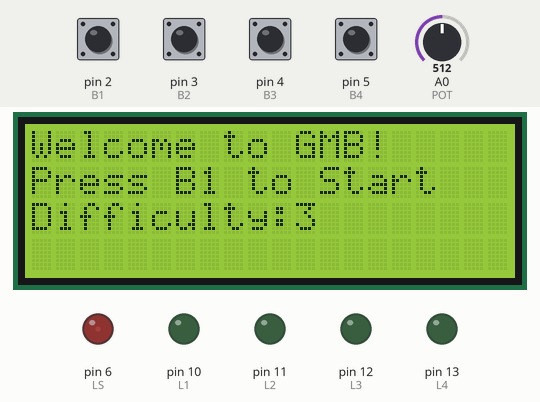
Simulated run of this sketch. Board: Arduino Uno, built with avr-gcc and run on an emulated ATmega328P. Parts: 20×4 character LCD, output pins drawn as LEDs (lit = HIGH). The inputs (shaded band) are chosen by the test bench; at power-on: pin 2 (B1), pin 3 (B2), pin 4 (B3), pin 5 (B4) LOW, A0 (POT) = 512. Random numbers use the default seed unless the sketch sets one; what the sketch prints to the serial monitor is not drawn.

Above: at 1.07 s.
1.3 s: pin 2 (B1) driven HIGH
At 2.1 s:
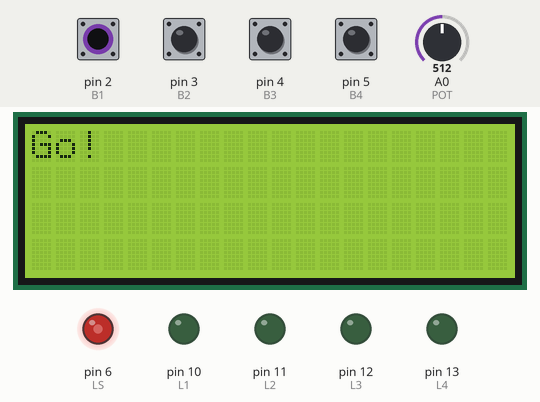
4.1 s: pin 3 (B2) driven HIGH
At 4.36 s:
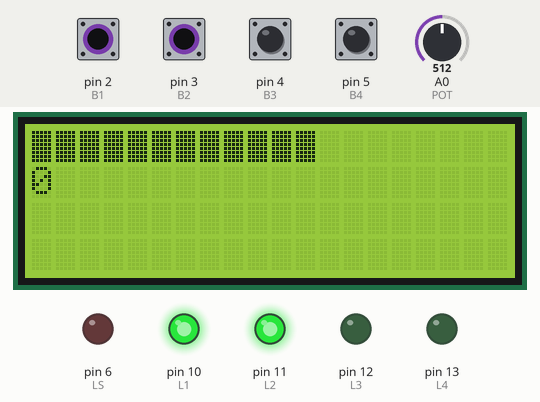
6.6 s: pin 4 (B3) driven HIGH
At 9.4 s:
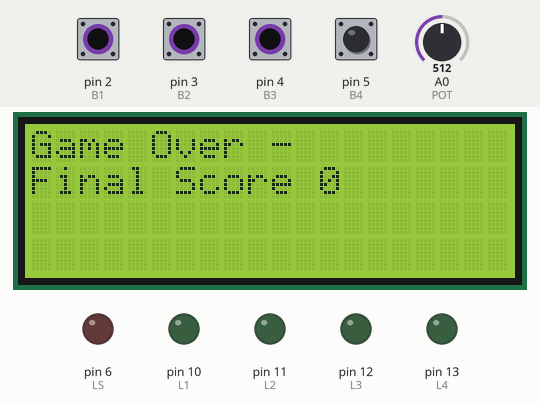
Timing chart, 0 to 10.9 s (numbered marks = the images above; inputs shaded):
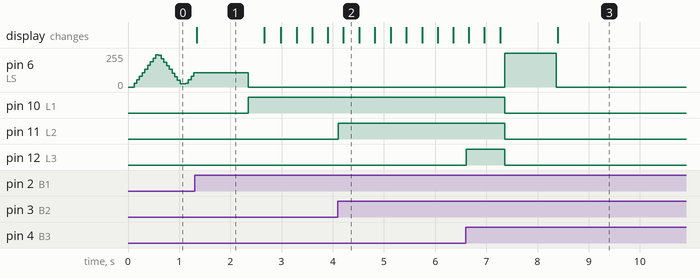

Measured:
- after the input at 1.3 s, pin 10 (L1): LOW → HIGH after 1.0 s; the display: changes at once (image 1)
- after the input at 4.1 s, pin 11 (L2): LOW → HIGH at once
- after the input at 6.6 s, pin 12 (L3): LOW → HIGH at once, → LOW 0.75 s later
- what the display in image 1 shows lasts 1.4 s, from 1.3 s to 2.7 s

The sketch:

Give-Me-The-Binary.ino
```cpp
/*
Authors: Carletti Lorenzo, Catena Matteo, Dall'Ara Lorenzo
*/

/* State enumeration header */
#include "state.h"

/* Game logic headers */
#include "gameover.h"
#include "attract.h"
#include "sleep.h"
#include "game.h"

/* Hardware references header */
#include "pins.h"

enum State currentState;
LiquidCrystal_I2C lcd = LiquidCrystal_I2C(0x27, 20, 4);

void setup() {
  // put your setup code here, to run once:
  currentState = Attract;
  lcd.init();
  lcd.backlight();
  pinMode(LS, OUTPUT); // Red Led (Ls)
  pinMode(L1, OUTPUT); // Green Led (L1)
  pinMode(L2, OUTPUT); // Green Led (L2)
  pinMode(L3, OUTPUT); // Green Led (L3)
  pinMode(L4, OUTPUT); // Green Led (L4)
  pinMode(B1, INPUT); // Button 1
  pinMode(B2, INPUT); // Button 2
  pinMode(B3, INPUT); // Button 3
  pinMode(B4, INPUT); // Button 4
  Serial.begin(9600);
  AttractNP::setup();
  randomSeed(analogRead(A1)); //A1 is not connected to anything, this is on purpose
}

void loop() {
  switch (currentState) {
    case Attract:
      AttractNP::loopAction(&lcd);
      break;
    case Game:
      GameNP::loopAction(&lcd);
      break;
    case GameOver:
      GameOverNP::loopAction(GameNP::getScore(), &lcd);
      break;
    case Sleep:
      break;
  }
  changeState();
}

//Pass to the next state
void changeState() {
  switch (currentState) {
    case Attract:
      if (!AttractNP::isActive()) {
        if (AttractNP::getNextState() == Game) {
          currentState = Game;
          GameNP::setup(AttractNP::getDifficulty(), &lcd);
        } else if (AttractNP::getNextState() == Sleep) {
          currentState = Sleep;
          SleepNP::setup(&lcd);
        }
      }
      break;
    case Game:
      if (!GameNP::isActive()) {
        currentState = GameOver;
        GameOverNP::setup();
      }
      break;
    case GameOver:
      if (!GameOverNP::isActive()) {
        currentState = Attract;
        AttractNP::setup();
      }
      break;
    case Sleep:
      if (!SleepNP::isActive()) {
        currentState = Attract;
        AttractNP::setup();
      }
      break;
  }
}
```

Sleep.cpp
```cpp
//abilita enable interrupt (può essere presente soltanto in un file in tutto il progetto)
#define LIBCALL_ENABLEINTERRUPT
#include "sleep.h"

static bool active = false;

static void wakeup(){}

void SleepNP::setup(LiquidCrystal_I2C *lcd) {
    active = true;
    Serial.println("[STATUS: Sleep]");
    Serial.flush();
    digitalWrite(LS, LOW);

    lcd->clear();
    lcd->noBacklight();

    enableInterrupt(B1, wakeup, CHANGE);
    enableInterrupt(B2, wakeup, CHANGE);
    enableInterrupt(B3, wakeup, CHANGE);
    enableInterrupt(B4, wakeup, CHANGE);
    LowPower.powerDown(SLEEP_FOREVER, ADC_OFF, BOD_OFF);
    disableInterrupt(B1);
    disableInterrupt(B2);
    disableInterrupt(B3);
    disableInterrupt(B4);

    lcd->backlight();

    active = false;
}

bool SleepNP::isActive(){
    return active;
}
```

attract.cpp
```cpp
#include "attract.h"

static bool active;
static enum State next;
static int difficulty;
static int lastPotValue = 0;

static unsigned long cooldownStart;
#define COOLDOWN_DURATION 1000

#define FLASH_HALF_PERIOD 500
static unsigned long cycleStart;

#define TIME_TO_SLEEP 10000
static unsigned long sleepTimeoutStart;

static bool shouldWaitMore;

static void goSleep() {
  active = false;
  next = Sleep;
}

static void printLCD(LiquidCrystal_I2C *lcd){
  lcd->setCursor(0, 0);
  lcd->print("Welcome to GMB!");
  lcd->setCursor(0, 1);
  lcd->print("Press B1 to Start");
  lcd->setCursor(0, 2);
  lcd->print("Difficulty:");
  lcd->print(difficulty);
}

void AttractNP::setup() {
  active = true;
  shouldWaitMore = true;

  Serial.println("[STATUS: Attract]");

  cooldownStart = millis();
  cycleStart = millis();
  sleepTimeoutStart = millis();
}

static void calculateDifficulty(){
  int currentPot = analogRead(POT);
  int value = currentPot >> 8;
  difficulty = value + 1;
  //The system doesn't go to sleep when the user is changing the difficulty
  //The check is done at a higher resolution
  int potCheck = currentPot >> 4;
  if (potCheck != lastPotValue) {
    lastPotValue = potCheck;
    sleepTimeoutStart = millis();
    Serial.println("Reset Timeout");
  }
}

void AttractNP::loopAction(LiquidCrystal_I2C *lcd) {
  unsigned long now = millis();
  unsigned long cycleDelta = now - cycleStart;
  if(cycleDelta < FLASH_HALF_PERIOD){
    //rising
    int amount = cycleDelta * 255 / (FLASH_HALF_PERIOD);
    analogWrite(LS, amount);
  } else if(cycleDelta < FLASH_HALF_PERIOD * 2){
    //falling
    int amount = 255 - ((cycleDelta - FLASH_HALF_PERIOD) * 255 / (FLASH_HALF_PERIOD));
    analogWrite(LS, amount);
  } else {
    cycleStart = now;
  }

  unsigned long sleepDelta = now - sleepTimeoutStart;
  if(sleepDelta > TIME_TO_SLEEP){
    goSleep();
  }

  calculateDifficulty();
  printLCD(lcd);

  if (millis() - cooldownStart > COOLDOWN_DURATION && digitalRead(B1) == HIGH) {
    active = false;
    next = Game;
  }
  delay(10);
}

bool AttractNP::isActive() {
  return active;
}

enum State AttractNP::getNextState() {
  return next;
}

int AttractNP::getDifficulty(){
  return difficulty;
}
```

attract.h
```cpp
#pragma once
#include <Arduino.h>
#include <LiquidCrystal_I2C.h>
#include "state.h"
#include "pins.h"

namespace AttractNP {
  void setup();
  void loopAction(LiquidCrystal_I2C *lcd);
  bool isActive();
  enum State getNextState();
  int getDifficulty();
}
```

game.cpp
```cpp
#include "Arduino.h"
#include "game.h"

static bool active;
static int toGuess;
static unsigned long roundPeriod = 0;
static int score;
static int roundPoints;

static unsigned long periodStart;

#define MID_ROUND_DELAY 3000
#define FIRST_ROUND_PERIOD 5000

static float factor;

static void startRound(){
  digitalWrite(LS, LOW);
  digitalWrite(L1,LOW);
  digitalWrite(L2,LOW);
  digitalWrite(L3,LOW);
  digitalWrite(L4,LOW);

  toGuess = random(0,16);
  roundPeriod *= factor;
  periodStart = millis();
}

void GameNP::setup(int difficulty, LiquidCrystal_I2C *lcd){
  active = true;
  Serial.println("[STATUS: Game]");
  Serial.println(difficulty);

  //1 = minimum difficulty, 4 = maximum difficulty
  switch(difficulty){
    default:
    case 1:
      factor = 0.95;
      roundPoints = 1;
      break;
    case 2:
      factor = 0.90;
      roundPoints = 2;
      break;
    case 3:
      factor = 0.85;
      roundPoints = 4;
      break;
    case 4:
      factor = 0.80;
      roundPoints = 8;
      break;
  }

  lcd->clear();
  lcd->setCursor(0, 0);
  lcd->print("Go!");
  delay(1000);

  score = 0;
  startRound();
  roundPeriod = FIRST_ROUND_PERIOD;
}

static void goodJob(LiquidCrystal_I2C *lcd){
  lcd->clear();
  lcd->setCursor(0,0);
  lcd->print("GOOD! Score:");
  lcd->print(score);
}

static void printRoundLCD(unsigned long time, LiquidCrystal_I2C *lcd){
  lcd->clear();
  lcd->setCursor(0, 0);
  //time bar
  int bars;
  if(time - periodStart < roundPeriod){
    bars = (roundPeriod - (time - periodStart)) * 20 / roundPeriod;
  } else {
    bars = 0;
  }

  for(int i = 0; i < bars; i++){
    lcd->write(255);
  }
  lcd->setCursor(0, 1);
  lcd->print(toGuess);
}

static void checkGuess(LiquidCrystal_I2C *lcd){
  int guess = 0;

  //For those who really like bitwise operators
  /*
  guess |= digitalRead(B1);
  guess <<= 1;

  guess |= digitalRead(B2);
  guess <<= 1;

  guess |= digitalRead(B3);
  guess <<= 1;

  guess |= digitalRead(B4);
  */

  if(digitalRead(B1) == HIGH){
    guess += 8;
  }

  if(digitalRead(B2) == HIGH){
    guess += 4;
  }

  if(digitalRead(B3) == HIGH){
    guess += 2;
  }

  if(digitalRead(B4) == HIGH){
    guess += 1;
  }

  if(guess == toGuess){
    score += roundPoints;
    goodJob(lcd);
    delay(MID_ROUND_DELAY);
    startRound();
  } else {
    active = false;
  }
}

static void updateLED(){
  digitalWrite(L1,digitalRead(B1));
  digitalWrite(L2,digitalRead(B2));
  digitalWrite(L3,digitalRead(B3));
  digitalWrite(L4,digitalRead(B4));
}

void GameNP::loopAction(LiquidCrystal_I2C *lcd){
  unsigned long now = millis();
  if(now - periodStart >= roundPeriod){
    checkGuess(lcd);
  }
  updateLED();
  printRoundLCD(now, lcd);
  delay(10);
}

bool GameNP::isActive(){
  return active;
}

int GameNP::getScore(){
  return score;
}
```

game.h
```cpp
#pragma once
#include <LiquidCrystal_I2C.h>
#include <Arduino.h>
#include "pins.h"

namespace GameNP {
  void setup(int difficulty, LiquidCrystal_I2C *lcd);
  void loopAction(LiquidCrystal_I2C *lcd);
  bool isActive();
  int getScore();
}
```

gameover.cpp
```cpp
#include "gameover.h"

static bool active;

void GameOverNP::setup() {
  active = true;
  digitalWrite(L1, LOW);
  digitalWrite(L2, LOW);
  digitalWrite(L3, LOW);
  digitalWrite(L4, LOW);
  Serial.println("[STATUS: GameOver]");
}

void GameOverNP::loopAction(int points, LiquidCrystal_I2C *lcd) {
  //Turn on the red led for 1 second
  digitalWrite(LS, HIGH);
  delay(1000); //1 sec
  digitalWrite(LS, LOW);

  //Display on LCD the message "Game Over - Final Score XXX" for 10 seconds
  lcd->clear();
  lcd->setCursor(0, 0);
  lcd->print("Game Over -");
  lcd->setCursor(0, 1);
  lcd->print("Final Score ");
  lcd->print(points);
  delay(10000); //10 sec
  lcd->clear();

  active = false;
}

bool GameOverNP::isActive() {
  return active;
}
```

gameover.h
```cpp
#pragma once
#include <LiquidCrystal_I2C.h>
#include <Arduino.h>
#include "pins.h"

namespace GameOverNP {
  void setup();
  void loopAction(int points, LiquidCrystal_I2C *lcd);
  bool isActive();
}
```

sleep.h
```cpp
#pragma once
#include <Arduino.h>
#include <EnableInterrupt.h>
#include <LiquidCrystal_I2C.h>
#include "LowPower.h"
#include "pins.h"

namespace SleepNP {
  void setup(LiquidCrystal_I2C *lcd);
  bool isActive();
}
```

state.h
```cpp
#pragma once

enum State {
  Attract,
  Game,
  GameOver,
  Sleep
};
```

pins.h
```cpp
#pragma once

/* OUTPUT LEDS REFERENCES */
#define LS 6
#define L1 10
#define L2 11
#define L3 12
#define L4 13

/* POTENTIOMETER REFERENCE */
#define POT A0

/* INPUT BUTTONS REFERENCES */
#define B1 2
#define B2 3
#define B3 4
#define B4 5
```
